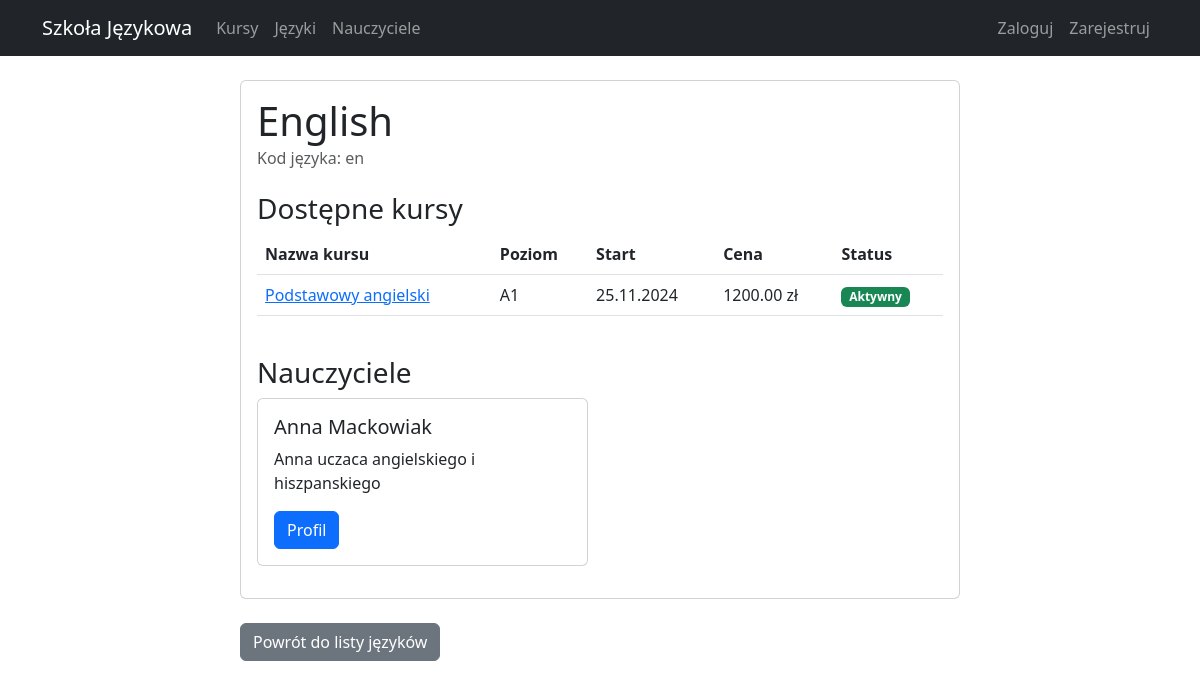
Page /courses/language/1/ on the committed database.
### courses/models.py (models this page shows, shortened)
class Language(models.Model):
    name = models.CharField(max_length=50)
    code = models.CharField(max_length=2)  # np. 'en', 'de', 'es'

class Course(models.Model):
    name = models.CharField(max_length=200)
    language = models.ForeignKey(Language, on_delete=models.CASCADE)
    level = models.ForeignKey(Level, on_delete=models.CASCADE)
    start_date = models.DateField()
    end_date = models.DateField()
    price = models.DecimalField(max_digits=8, decimal_places=2)
    max_students = models.IntegerField()
    description = models.TextField()
    is_active = models.BooleanField(default=True)

class Level(models.Model):
    name = models.CharField(max_length=20)  # np. A1, A2, B1, B2, C1, C2
    description = models.TextField()
    def __str__(self):
        return self.name

class Teacher(models.Model):
    user = models.OneToOneField(User, on_delete=models.CASCADE)
    bio = models.TextField()
    languages = models.ManyToManyField(Language)
    phone = models.CharField(max_length=15)
    photo = models.ImageField(upload_to='teachers/', null=True, blank=True)

### courses/views.py (the view)
# urls.py: path('language/<int:pk>/', views.LanguageDetailView.as_view(), name='language-detail'),
class LanguageDetailView(DetailView):
    model = Language
    template_name = 'courses/language_detail.html'
    def get_context_data(self, **kwargs):
        context = super().get_context_data(**kwargs)
        context['courses'] = self.object.course_set.all()
        context['teachers'] = self.object.teacher_set.all()
        return context

### courses/templates/courses/language_detail.html (shortened to what this page needs)
{% extends 'courses/base.html' %}
{% block content %}
<div class="container">
    <div class="row">
        <div class="col-md-8 offset-md-2">
            <div class="card">
                <div class="card-body">
                    <h1 class="card-title">{{ language.name }}</h1>
                    <h6 class="card-subtitle mb-3 text-muted">Kod języka: {{ language.code }}</h6>
                    <h3 class="mt-4">Dostępne kursy</h3>
                    <div class="table-responsive">
                        <table class="table">
                            <thead>
                                <tr>
                                    <th>Nazwa kursu</th>
                                    <th>Poziom</th>
                                    <th>Start</th>
                                    <th>Cena</th>
                                    <th>Status</th>
                                </tr>
                            </thead>
                            <tbody>
                                {% for course in courses %}
                                <tr>
                                    <td>
                                        <a href="{% url 'courses:course-detail' course.pk %}">
                                            {{ course.name }}
                                        </a>
                                    </td>
                                    <td>{{ course.level }}</td>
                                    <td>{{ course.start_date|date:"d.m.Y" }}</td>
                                    <td>{{ course.price }} zł</td>
                                    <td>
                                        {% if course.is_active %}
                                            <span class="badge bg-success">Aktywny</span>
                                        {% else %}
                                            <span class="badge bg-danger">Nieaktywny</span>
                                        {% endif %}
                                    </td>
                                </tr>
                                {% empty %}
                                <tr>
                                    <td colspan="5">Brak dostępnych kursów dla tego języka.</td>
                                </tr>
                                {% endfor %}
                            </tbody>
                        </table>
                    </div>
                    <h3 class="mt-4">Nauczyciele</h3>
                    <div class="row">
                        {% for teacher in teachers %}
                        <div class="col-md-6 mb-3">
                            <div class="card">
                                <div class="card-body">
                                    <h5 class="card-title">{{ teacher.user.get_full_name }}</h5>
                                    <p class="card-text">{{ teacher.bio|truncatewords:30 }}</p>
                                    <a href="{% url 'courses:teacher-detail' teacher.pk %}" class="btn btn-primary">Profil</a>
                                </div>
                            </div>
                        </div>
                        {% empty %}
                        <div class="col">
                            <p>Brak nauczycieli dla tego języka.</p>
                        </div>
                        {% endfor %}
                    </div>
                </div>
            </div>
            <div class="mt-4">
                <a href="{% url 'courses:language-list' %}" class="btn btn-secondary">Powrót do listy języków</a>
            </div>
        </div>
    </div>
</div>
{% endblock %}

### rows in the picture
Language: name "English", code "en"
Course: name "Podstawowy angielski", level "A1", start_date "25.11.2024", price "1200.00", is_active "Aktywny"
Teacher: user.get_full_name "Anna Mackowiak", bio "Anna uczaca angielskiego i hiszpanskiego"
